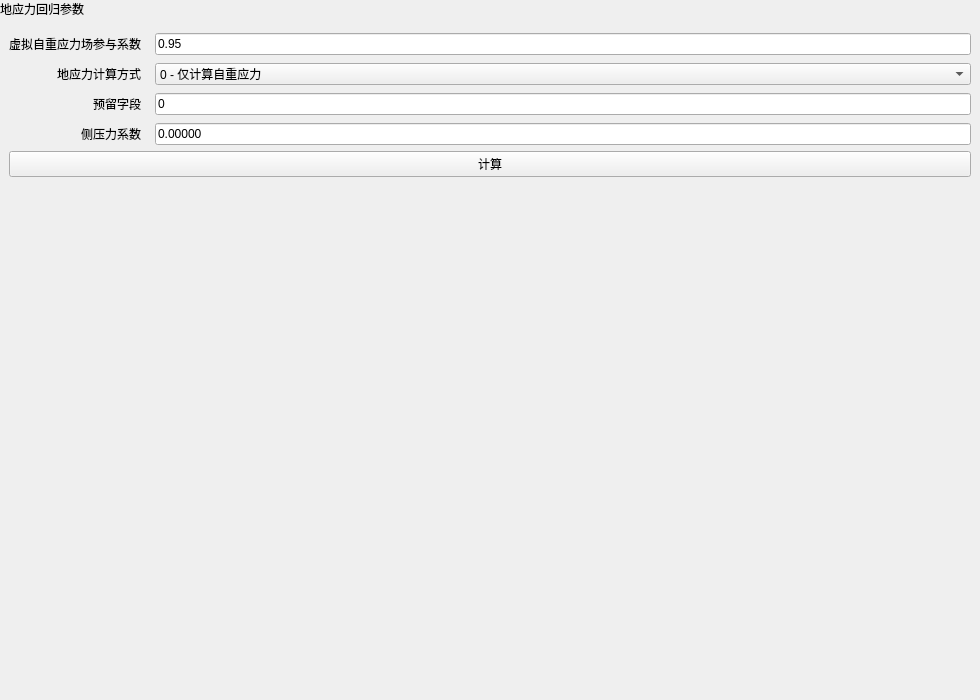
<?xml version='1.0' encoding='UTF-8'?>
<ui version="4.0">
 <class>GeoStressRegressionWidget</class>
 <widget class="QWidget" name="GeoStressRegressionWidget">
  <property name="geometry">
   <rect>
    <x>0</x>
    <y>0</y>
    <width>980</width>
    <height>700</height>
   </rect>
  </property>
  <property name="windowTitle">
   <string>地应力回归分析</string>
  </property>
  <layout class="QVBoxLayout" name="verticalLayout">
   <property name="leftMargin">
    <number>0</number>
   </property>
   <property name="topMargin">
    <number>0</number>
   </property>
   <property name="rightMargin">
    <number>0</number>
   </property>
   <property name="bottomMargin">
    <number>0</number>
   </property>
   <item>
    <widget class="QLabel" name="pageHeaderLabel">
     <property name="sizePolicy">
      <sizepolicy hsizetype="Preferred" vsizetype="Fixed">
       <horstretch>0</horstretch>
       <verstretch>0</verstretch>
      </sizepolicy>
     </property>
     <property name="text">
      <string>地应力回归参数</string>
     </property>
     <property name="visible">
      <bool>false</bool>
     </property>
    </widget>
   </item>
   <item>
    <layout class="QVBoxLayout" name="contentLayout">
     <property name="leftMargin">
      <number>9</number>
     </property>
     <property name="topMargin">
      <number>9</number>
     </property>
     <property name="rightMargin">
      <number>9</number>
     </property>
     <property name="bottomMargin">
      <number>9</number>
     </property>
     <property name="spacing">
      <number>6</number>
     </property>
     <item>
      <layout class="QFormLayout" name="formLayout">
       <item row="0" column="0">
        <widget class="QLabel" name="label6">
         <property name="text">
          <string>虚拟自重应力场参与系数</string>
         </property>
         <property name="wordWrap">
          <bool>false</bool>
         </property>
        </widget>
       </item>
       <item row="0" column="1">
        <widget class="QLineEdit" name="factorEdit">
         <property name="text">
          <string>0.95</string>
         </property>
         <property name="minimumSize">
          <size>
           <width>10</width>
           <height>0</height>
          </size>
         </property>
        </widget>
       </item>
       <item row="1" column="0">
        <widget class="QLabel" name="label7">
         <property name="text">
          <string>地应力计算方式</string>
         </property>
         <property name="wordWrap">
          <bool>false</bool>
         </property>
        </widget>
       </item>
       <item row="1" column="1">
        <widget class="QComboBox" name="calcModeCombo">
         <item>
          <property name="text">
           <string>0 - 仅计算自重应力</string>
          </property>
         </item>
         <item>
          <property name="text">
           <string>1 - 按实测地应力多元回归</string>
          </property>
         </item>
         <property name="minimumSize">
          <size>
           <width>10</width>
           <height>0</height>
          </size>
         </property>
        </widget>
       </item>
       <item row="2" column="0">
        <widget class="QLabel" name="label8">
         <property name="text">
          <string>预留字段</string>
         </property>
         <property name="wordWrap">
          <bool>false</bool>
         </property>
        </widget>
       </item>
       <item row="2" column="1">
        <widget class="QLineEdit" name="reservedEdit">
         <property name="text">
          <string>0</string>
         </property>
         <property name="minimumSize">
          <size>
           <width>10</width>
           <height>0</height>
          </size>
         </property>
        </widget>
       </item>
       <item row="4" column="0">
        <widget class="QLabel" name="label11">
         <property name="text">
          <string>侧压力系数</string>
         </property>
         <property name="wordWrap">
          <bool>false</bool>
         </property>
        </widget>
       </item>
       <item row="4" column="1">
        <widget class="QLineEdit" name="lambdaEdit">
         <property name="text">
          <string>0.00000</string>
         </property>
         <property name="minimumSize">
          <size>
           <width>10</width>
           <height>0</height>
          </size>
         </property>
        </widget>
       </item>
       <property name="leftMargin">
        <number>0</number>
       </property>
       <property name="topMargin">
        <number>0</number>
       </property>
       <property name="rightMargin">
        <number>0</number>
       </property>
       <property name="bottomMargin">
        <number>0</number>
       </property>
       <property name="horizontalSpacing">
        <number>14</number>
       </property>
       <property name="verticalSpacing">
        <number>8</number>
       </property>
       <property name="fieldGrowthPolicy">
        <enum>QFormLayout::AllNonFixedFieldsGrow</enum>
       </property>
       <property name="rowWrapPolicy">
        <enum>QFormLayout::WrapLongRows</enum>
       </property>
       <property name="labelAlignment">
        <set>Qt::AlignRight|Qt::AlignVCenter</set>
       </property>
      </layout>
     </item>
     <item>
      <widget class="QPushButton" name="btnCompute">
       <property name="text">
        <string>计算</string>
       </property>
      </widget>
     </item>
     <item>
      <spacer name="verticalSpacer">
       <property name="orientation">
        <enum>Qt::Vertical</enum>
       </property>
       <property name="sizeHint" stdset="0">
        <size>
         <width>20</width>
         <height>40</height>
        </size>
       </property>
      </spacer>
     </item>
    </layout>
   </item>
  </layout>
 </widget>
 <resources />
 <connections />
</ui>
